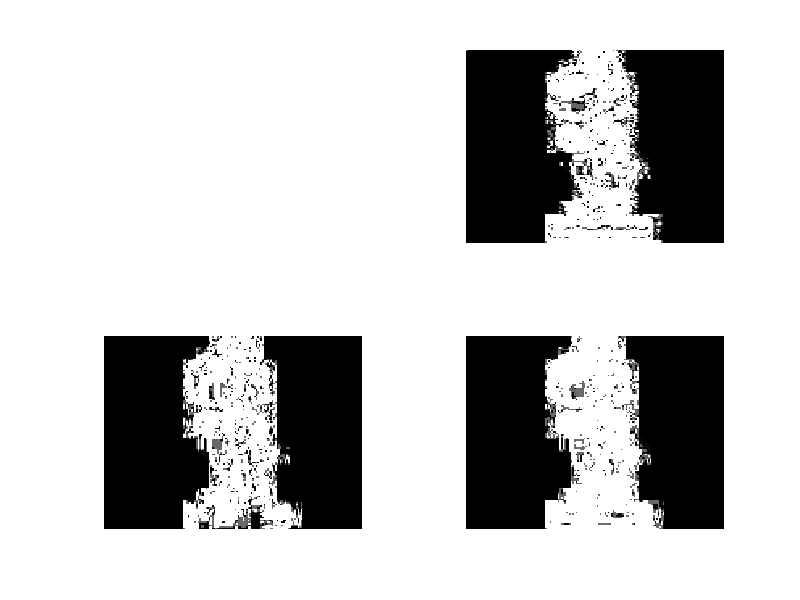

The MATLAB script that drew this image:
clear; clc;

%%
num_col = 160;              % Number of Columns in Image
num_row = 120;              % Number of Rows in Image

t = dlmread('image_data.txt');              % Test Image
% Copy and paste below output files from simulation directory to 
% this scripts local directory
h = uint8(dlmread('horz_filter_output_data.txt')); % Sobel horz output
v = uint8(dlmread('vert_filter_output_data.txt')); % Sobel vert output
s = uint8(dlmread('sum_filter_output_data.txt'));  % Sobel sum output

t = reshape(t, [num_col num_row])';
v = reshape(v, [num_col num_row])';
h = reshape(h, [num_col num_row])';
s = reshape(s, [num_col num_row])';

imwrite(v, 'vert_output_image', 'PNG');
imwrite(h, 'horz_output_image', 'PNG');
imwrite(s, 'sum_output_image', 'PNG');

subplot(2,2,1); imshow(t);
subplot(2,2,2); imshow(h);
subplot(2,2,3); imshow(v);
subplot(2,2,4); imshow(s);
